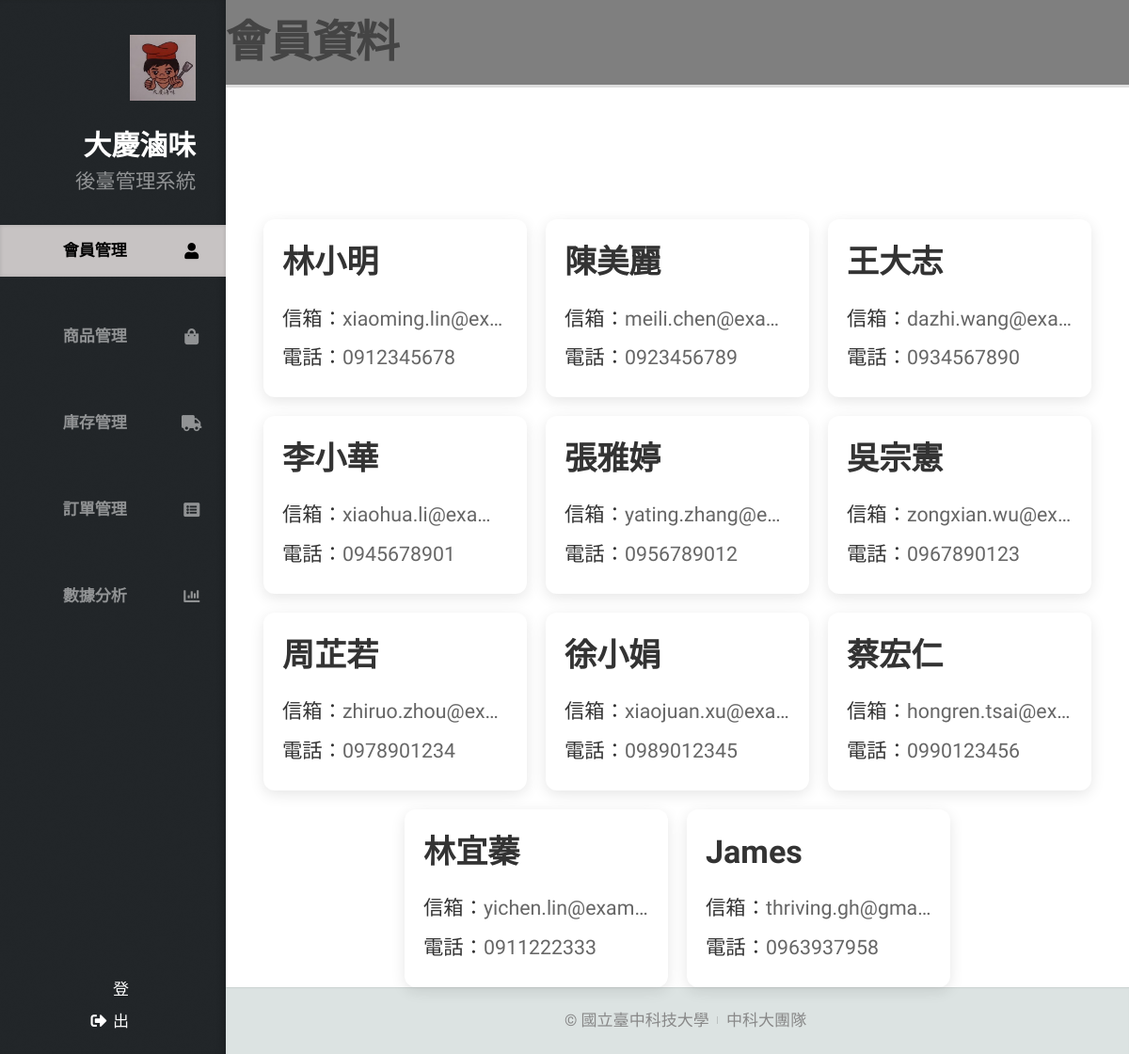
The page /Backstage/index.php (signed in) on the database its author committed.
### tables this page shows
CREATE TABLE `customer` (
  `Customer_ID` int(11) NOT NULL COMMENT '顧客 ID',
  `Customer_name` varchar(100) DEFAULT NULL COMMENT '顧客姓名',
  `Customer_mail` varchar(100) DEFAULT NULL COMMENT '顧客電子郵件',
  `Customer_phone` varchar(20) DEFAULT NULL COMMENT '顧客電話'
);

### Backstage/index.php (the view, shortened to what this page needs)
<!DOCTYPE HTML>
<html>
<head>
  <link rel="stylesheet" href="assets/css/main.css" />
  <link rel="stylesheet" href="assets/css/members.css" />
  <link rel="stylesheet" href="https://cdn.jsdelivr.net/npm/sweetalert2@11.0.18/dist/sweetalert2.min.css">
</head>
<body class="is-preload">
  <div id="header">
      <div class="top">
        <div id="logo">
          <div class="image">
            <span class="image avatar48"><img src="images/LOGOS.jpg" alt="" /></span>
          </div>
          <div class="content">
            <h1 id="title">大慶滷味</h1>
            <p>後臺管理系統</p>
          </div>
        </div>
        <nav id="nav">
          <ul>
            <li><a href="index.php" id="top-link"><span class="icon solid fa-user" style="color: #000;">會員管理</span></a></li>
            <li><a href="commodity.php" id="portfolio-link" data-username="<?php echo $_SESSION['username']; ?>"><span class="icon solid fa-shopping-bag">商品管理</span></a></li>
            <li><a href="commrid.php" id="porrid-link" data-username="<?php echo $_SESSION['username']; ?>"><span class="icon solid fa-truck">庫存管理</span></a></li>
            <li><a href="order_history.php" id="about-link" data-username="<?php echo $_SESSION['username']; ?>"><span class="icon solid fa-list-alt">訂單管理</span></a></li>
            <li><a href="dataanalysis.php" id="contact-link" data-username="<?php echo $_SESSION['username']; ?>"><span class="icon solid fa-chart-bar">數據分析</span></a></li>
          </ul>
        </nav>
      </div>
      <div class="bottom">
        <ul class="icons">
          <li><span class="icon solid fa-sign-out-alt"><a href="logout.php">登出</a></span></li>
        </ul>
      </div>
  </div>
  <div id="main">
    <h2 class="member-title">會員資料</h2>
    <div class="member-container">
      <?php
      include("db_connection.php");
      $sql = "SELECT Customer_name, Customer_mail, Customer_phone FROM customer";
      $result = $conn->query($sql);
      if ($result->num_rows > 0):
        while ($row = $result->fetch_assoc()): ?>
          <div class="member-card">
            <h3><?php echo htmlspecialchars($row['Customer_name']); ?></h3>
            <p><strong>信箱：</strong><?php echo htmlspecialchars($row['Customer_mail']); ?></p>
            <p><strong>電話：</strong><?php echo htmlspecialchars($row['Customer_phone']); ?></p>
          </div>
      <?php endwhile;
      else: ?>
        <p>目前無會員資料。</p>
      <?php endif;
      ?>
    </div>
  </div>
  <div id="footer">
    <ul class="copyright">
      <li>&copy; 國立臺中科技大學</li><li>中科大團隊 </li>
    </ul>
  </div>
</body>
</html>

### Backstage/assets/css/members.css (style rules this page uses)
#top-link { background: rgb(199, 195, 195); box-shadow: inset 0 0 0.25em 0 rgba(0, 0, 0, 0.125); }
body .member-title { margin-bottom: 20px; font-size: 2.2em; font-weight: bold; text-align: left; color: #444; padding: 10px 0; border-bottom: 3px solid #ddd; }
body .member-container { display: flex; flex-wrap: wrap; gap: 20px; padding-top: 120px; justify-content: center; }
body .member-card { background-color: white; border-radius: 12px; padding: 20px; width: 280px; box-shadow: 0 4px 15px rgba(0, 0, 0, 0.1); transition: transform 0.3s ease, box-shadow 0.3s ease; word-wrap: break-word; overflow-wrap: break-word; }
body .member-card h3 { margin: 0 0 15px; font-size: 1.6em; color: #333; font-weight: 600; }
body .member-card p { margin: 4px 0; color: #666; font-size: 1em; white-space: nowrap; overflow: hidden; text-overflow: ellipsis; cursor: pointer; }
body .member-card p strong { color: #333; }

### rows shown on the page
customer: Customer_name "林小明", Customer_mail "xiaoming.lin@ex…", Customer_phone "0912345678"
customer: Customer_name "陳美麗", Customer_mail "meili.chen@exa…", Customer_phone "0923456789"
customer: Customer_name "王大志", Customer_mail "dazhi.wang@exa…", Customer_phone "0934567890"
customer: Customer_name "李小華", Customer_mail "xiaohua.li@exa…", Customer_phone "0945678901"
customer: Customer_name "張雅婷", Customer_mail "yating.zhang@e…", Customer_phone "0956789012"
customer: Customer_name "吳宗憲", Customer_mail "zongxian.wu@ex…", Customer_phone "0967890123"
customer: Customer_name "周芷若", Customer_mail "zhiruo.zhou@ex…", Customer_phone "0978901234"
customer: Customer_name "徐小娟", Customer_mail "xiaojuan.xu@exa…", Customer_phone "0989012345"
customer: Customer_name "蔡宏仁", Customer_mail "hongren.tsai@ex…", Customer_phone "0990123456"
customer: Customer_name "林宜蓁", Customer_mail "yichen.lin@exam…", Customer_phone "0911222333"
customer: Customer_name "James", Customer_mail "thriving.gh@gma…", Customer_phone "0963937958"
